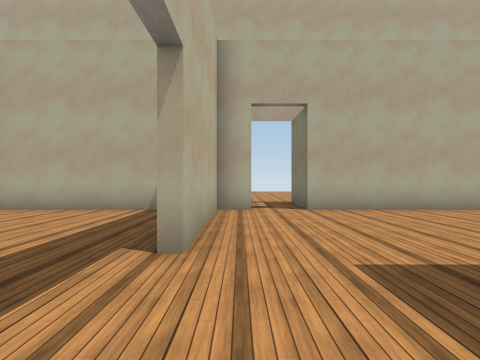
view 1 (above)

20 first-person views from a walk through a scene from a Unity 3-D project. The camera is 1.4 m above the floor, looks level and sees 85° across. Doors are open. The floor is counted in squares, 2 m on a side. Each view is taken from the middle of a square. On the plan, view 1 faces up. The plan holds only what a view shows up to about 9 squares ahead; the rest is blank. The place goes on beyond the plan. The player character is not drawn. Some animated figures are left out. Surface patterns are stand-ins for the level's own textures.

view 2
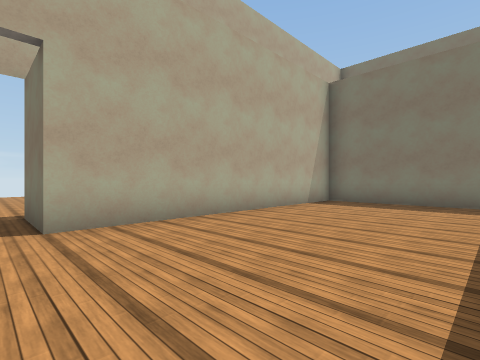

view 3
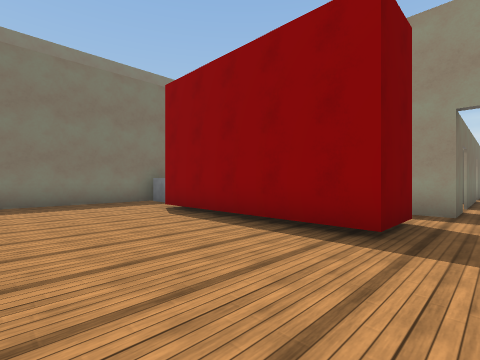

view 4
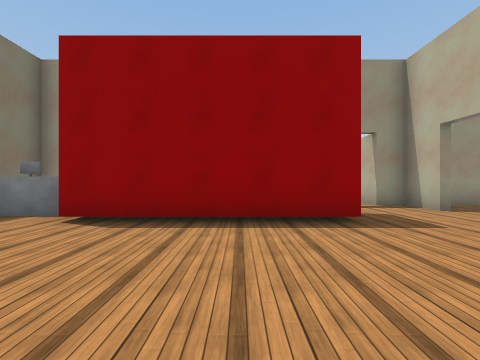

view 5
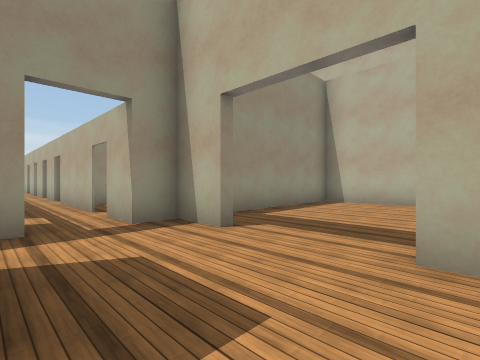

view 6
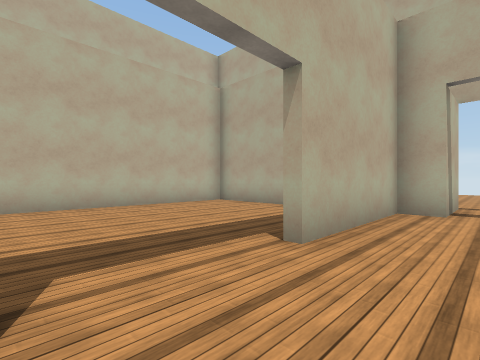

view 7
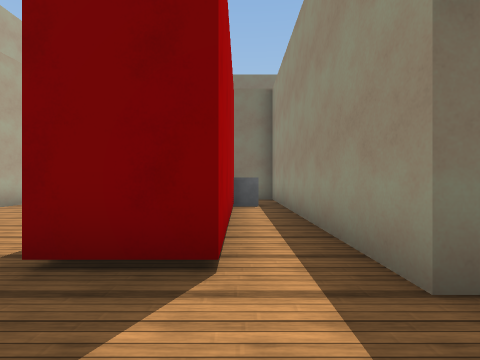

view 8
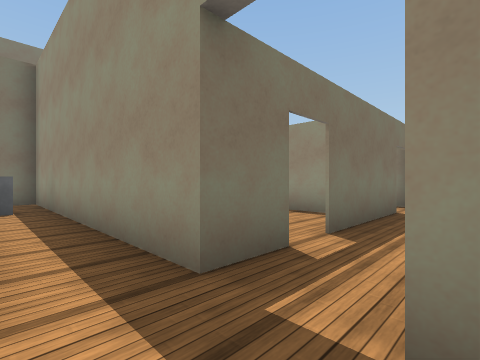

view 9
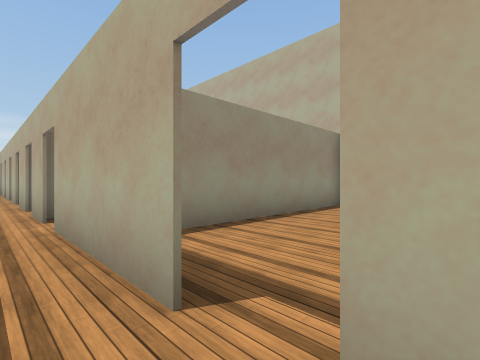

view 10
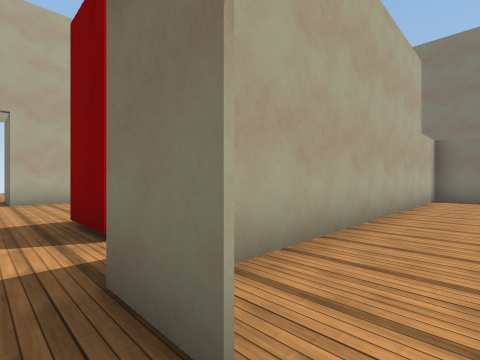

view 11
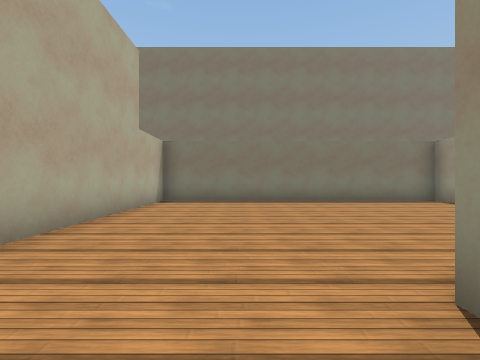

view 12
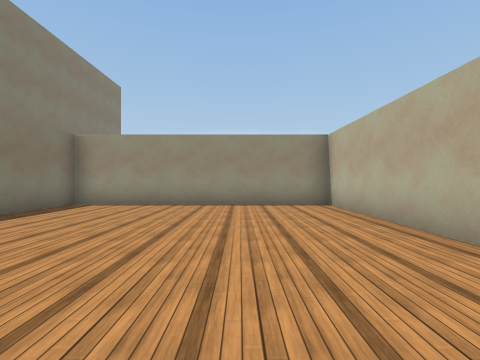

view 13
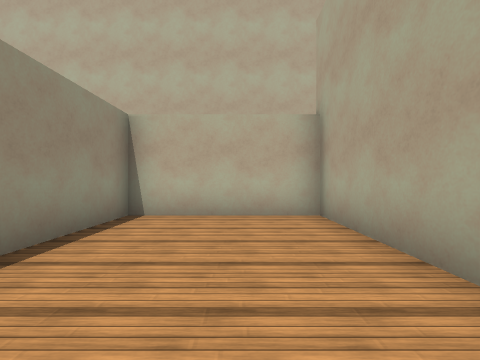

view 14
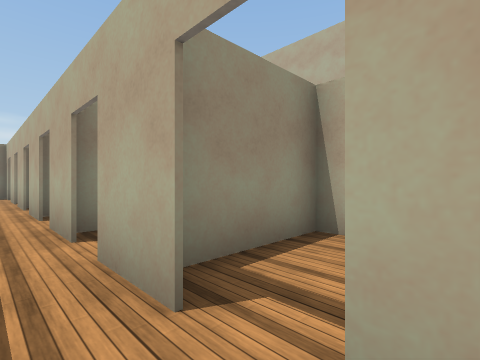

view 15
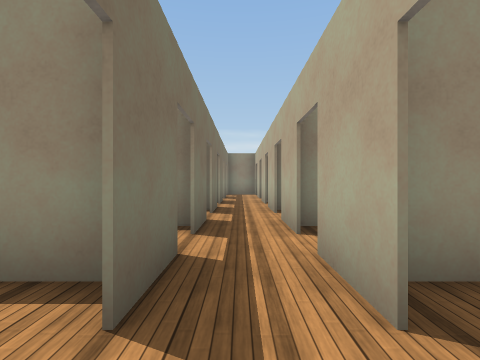

view 16
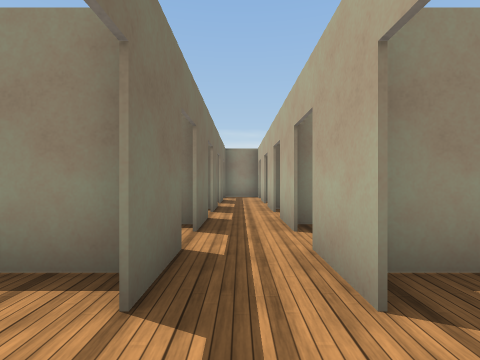

view 17
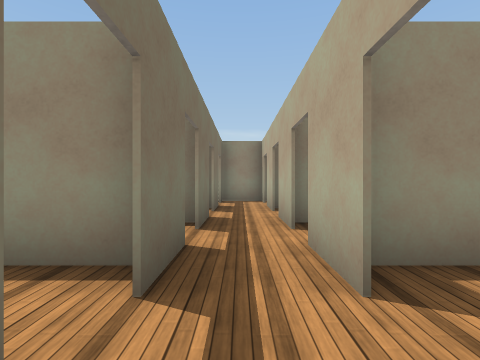

view 18
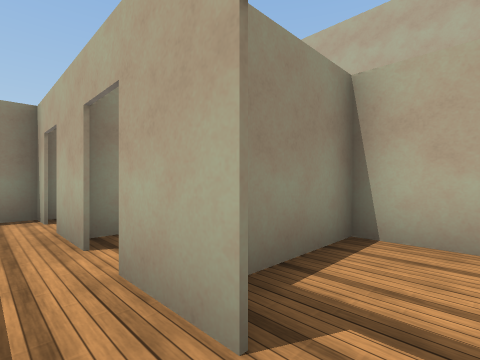

view 19
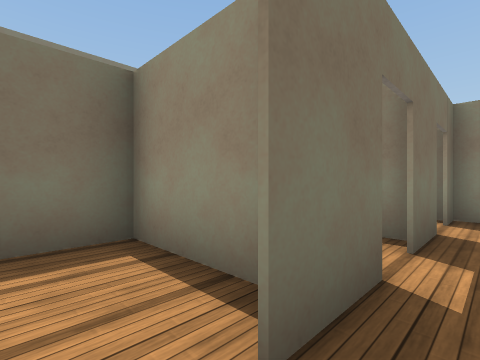

view 20
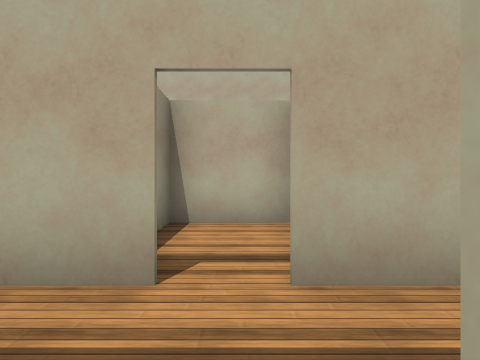

### Floor plan
Points are (right, up) in squares from view 1. A wall is a line through its corners. A room is listed if a view was taken in it or the views show most of it. See-through windows are left out.
Room 1 (views 1, 2, 3, 4, 5, 6, 7, 8, 9)
walls: (5.6, 0.2) (2, 0.2) (2, 1.7) (7, 1.7); (-0.5, 0.1) (-0.5, -1.2) (0.3, -1.2) (0.3, -2.4); (1.6, -2.4) (1.6, -1.2) (9.4, -1.2) (9.4, 6.2) (1.6, 6.2) (1.6, 8); (0.3, 8.1) (0.3, 6.2) (-0.5, 6.2) (-0.5, 2.5)
ways out: opening at (1, -1.5) to room 2; opening at (-1, 1.5) to room 8; open door at (1, 8)
objects: other object (7, 0) to (9, 1)
Room 2 (views 10, 14, 15, 16)
walls: (1.6, -6.4) (1.6, -3.1); (0.3, -7.1) (0.3, -8.5); (1.8, -7.8) (2.8, -7.8); (1.6, -8.5) (1.6, -7.1); (0.3, -3.1) (0.3, -6.4)
ways out: opening at (1, -1.5) to room 1; opening at (2, -3) to room 3; opening at (0, -3) to room 4; opening at (1, -8) to room 5; opening at (0, -7) to room 9
Room 3 (views 11, 12)
walls: (4.5, -5.8) (4.5, -10.5) (11.7, -10.5) (11.7, -1.4) (2.5, -1.4); (1.8, -5.2) (4.5, -5.2)
ways out: opening at (2, -3) to room 2
Room 4 (view 13)
walls: (-2.6, -1.4) (-6.2, -1.4) (-6.2, -5.2) (-0.2, -5.2)
ways out: opening at (0, -3) to room 2
Room 5 (view 17)
walls: (0.3, -9.4) (0.3, -10.8); (1.8, -10) (2.9, -10); (1.6, -10.8) (1.6, -9.4); (-0.9, -10) (0.2, -10)
ways out: opening at (1, -8) to room 2; opening at (1, -10) to room 7
Room 6 (views 18, 19)
walls: (1.6, -14.3) (4.1, -14.3) (4.1, -13.1); (0.3, -13.6) (0.3, -15); (1.6, -15.1) (1.6, -13.6); (0.3, -15.9) (0.3, -17.2); (1.6, -17.3) (1.6, -15.9); (-2.3, -12.1) (-2.3, -14.3) (0.2, -14.3); (0.3, -18) (0.3, -18.8); (1.6, -18.8) (1.6, -18.1); (0, -18.8) (1.9, -18.8)
ways out: opening at (1, -12) to room 7
Room 7 (view 20)
walls: (0.3, -11.5) (0.3, -12.9); (1.6, -12.1) (3, -12.1); (1.6, -12.9) (1.6, -11.5); (-2.2, -12.1) (0.2, -12.1); (-2.3, -10.1) (-2.3, -12.1)
ways out: opening at (1, -10) to room 5; opening at (1, -12) to room 6
Room 8 (no view inside)
walls: (-6.2, 5.6) (-6.2, -1.2) (-1.8, -1.2); (-1.9, 6.2) (-5.8, 6.2)
ways out: opening at (-1, 1.5) to room 1
Room 9 (no view inside)
walls: (-2.3, -7.8) (0.1, -7.8)
ways out: opening at (0, -7) to room 2

Where each view was taken, in squares from view 1:
view 1: 0 up, 0 right, facing up
view 2: 2 up, 1 right, facing up-right
view 3: 5 up, 1 right, facing down-right
view 4: 6 up, 4 right, facing down
view 5: 3 up, 2 right, facing down-left
view 6: 0 up, 1 right, facing up-left
view 7: 0 up, 0 right, facing right
view 8: 0 up, 0 right, facing down-right
view 9: 2 down, 1 right, facing down-left
view 10: 3 down, 1 right, facing up-right
view 11: 4 down, 3 right, facing right
view 12: 3 down, 7 right, facing down
view 13: 3 down, 1 left, facing left
view 14: 6 down, 1 right, facing down-left
view 15: 6 down, 1 right, facing down
view 16: 8 down, 1 right, facing down
view 17: 10 down, 1 right, facing down
view 18: 13 down, 1 right, facing down-left
view 19: 13 down, 1 right, facing down-right
view 20: 11 down, 2 right, facing left
